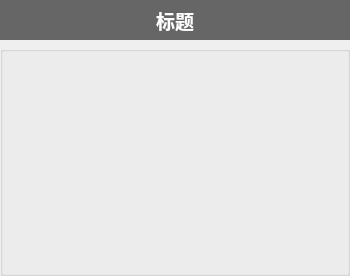
<?xml version="1.0" encoding="UTF-8"?>
<ui version="4.0">
 <class>NotificationCenter</class>
 <widget class="QDialog" name="NotificationCenter">
  <property name="geometry">
   <rect>
    <x>0</x>
    <y>0</y>
    <width>350</width>
    <height>276</height>
   </rect>
  </property>
  <property name="sizePolicy">
   <sizepolicy hsizetype="Expanding" vsizetype="Expanding">
    <horstretch>0</horstretch>
    <verstretch>0</verstretch>
   </sizepolicy>
  </property>
  <property name="minimumSize">
   <size>
    <width>350</width>
    <height>60</height>
   </size>
  </property>
  <property name="windowTitle">
   <string>Dialog</string>
  </property>
  <layout class="QGridLayout" name="gridLayout">
   <property name="leftMargin">
    <number>0</number>
   </property>
   <property name="topMargin">
    <number>0</number>
   </property>
   <property name="rightMargin">
    <number>0</number>
   </property>
   <property name="bottomMargin">
    <number>0</number>
   </property>
   <item row="0" column="0">
    <widget class="QLabel" name="title">
     <property name="sizePolicy">
      <sizepolicy hsizetype="Minimum" vsizetype="Minimum">
       <horstretch>0</horstretch>
       <verstretch>0</verstretch>
      </sizepolicy>
     </property>
     <property name="minimumSize">
      <size>
       <width>350</width>
       <height>40</height>
      </size>
     </property>
     <property name="maximumSize">
      <size>
       <width>16777215</width>
       <height>40</height>
      </size>
     </property>
     <property name="font">
      <font>
       <pointsize>14</pointsize>
       <weight>75</weight>
       <bold>true</bold>
      </font>
     </property>
     <property name="styleSheet">
      <string notr="true">background-color: rgb(102, 102, 102);
color: rgb(255, 255, 255);
padding-left:1.5em;
padding-top:0.6em;
padding-bottom:0.6em;
border:0;</string>
     </property>
     <property name="text">
      <string>标题</string>
     </property>
     <property name="alignment">
      <set>Qt::AlignCenter</set>
     </property>
    </widget>
   </item>
   <item row="1" column="0">
    <widget class="QGroupBox" name="groupBox">
     <property name="sizePolicy">
      <sizepolicy hsizetype="Preferred" vsizetype="Expanding">
       <horstretch>0</horstretch>
       <verstretch>0</verstretch>
      </sizepolicy>
     </property>
     <property name="minimumSize">
      <size>
       <width>0</width>
       <height>0</height>
      </size>
     </property>
     <property name="title">
      <string/>
     </property>
    </widget>
   </item>
  </layout>
 </widget>
 <resources/>
 <connections/>
</ui>
